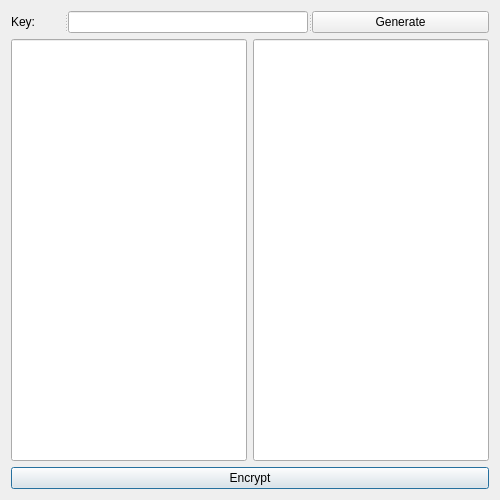
<?xml version="1.0" encoding="UTF-8"?>
<ui version="4.0">
 <class>SymEncryptWindow</class>
 <widget class="QDialog" name="SymEncryptWindow">
  <property name="geometry">
   <rect>
    <x>0</x>
    <y>0</y>
    <width>500</width>
    <height>500</height>
   </rect>
  </property>
  <property name="windowTitle">
   <string>Dialog</string>
  </property>
  <layout class="QFormLayout" name="formLayout_2">
   <item row="2" column="0" colspan="2">
    <widget class="QPushButton" name="pushButton_2">
     <property name="text">
      <string>Encrypt</string>
     </property>
    </widget>
   </item>
   <item row="1" column="0" colspan="2">
    <layout class="QGridLayout" name="gridLayout">
     <item row="0" column="0">
      <widget class="QLineEdit" name="lineEdit_2">
       <property name="sizePolicy">
        <sizepolicy hsizetype="Expanding" vsizetype="Expanding">
         <horstretch>0</horstretch>
         <verstretch>0</verstretch>
        </sizepolicy>
       </property>
       <property name="inputMask">
        <string/>
       </property>
       <property name="text">
        <string/>
       </property>
       <property name="alignment">
        <set>Qt::AlignLeading|Qt::AlignLeft|Qt::AlignTop</set>
       </property>
      </widget>
     </item>
     <item row="0" column="1">
      <widget class="QLineEdit" name="lineEdit_3">
       <property name="sizePolicy">
        <sizepolicy hsizetype="Expanding" vsizetype="Expanding">
         <horstretch>0</horstretch>
         <verstretch>0</verstretch>
        </sizepolicy>
       </property>
       <property name="alignment">
        <set>Qt::AlignLeading|Qt::AlignLeft|Qt::AlignTop</set>
       </property>
       <property name="readOnly">
        <bool>true</bool>
       </property>
      </widget>
     </item>
    </layout>
   </item>
   <item row="0" column="0" colspan="2">
    <widget class="QSplitter" name="splitter">
     <property name="orientation">
      <enum>Qt::Horizontal</enum>
     </property>
     <widget class="QLabel" name="label">
      <property name="text">
       <string>Key:</string>
      </property>
     </widget>
     <widget class="QLineEdit" name="lineEdit"/>
     <widget class="QPushButton" name="pushButton">
      <property name="text">
       <string>Generate</string>
      </property>
     </widget>
    </widget>
   </item>
  </layout>
 </widget>
 <resources/>
 <connections/>
</ui>
